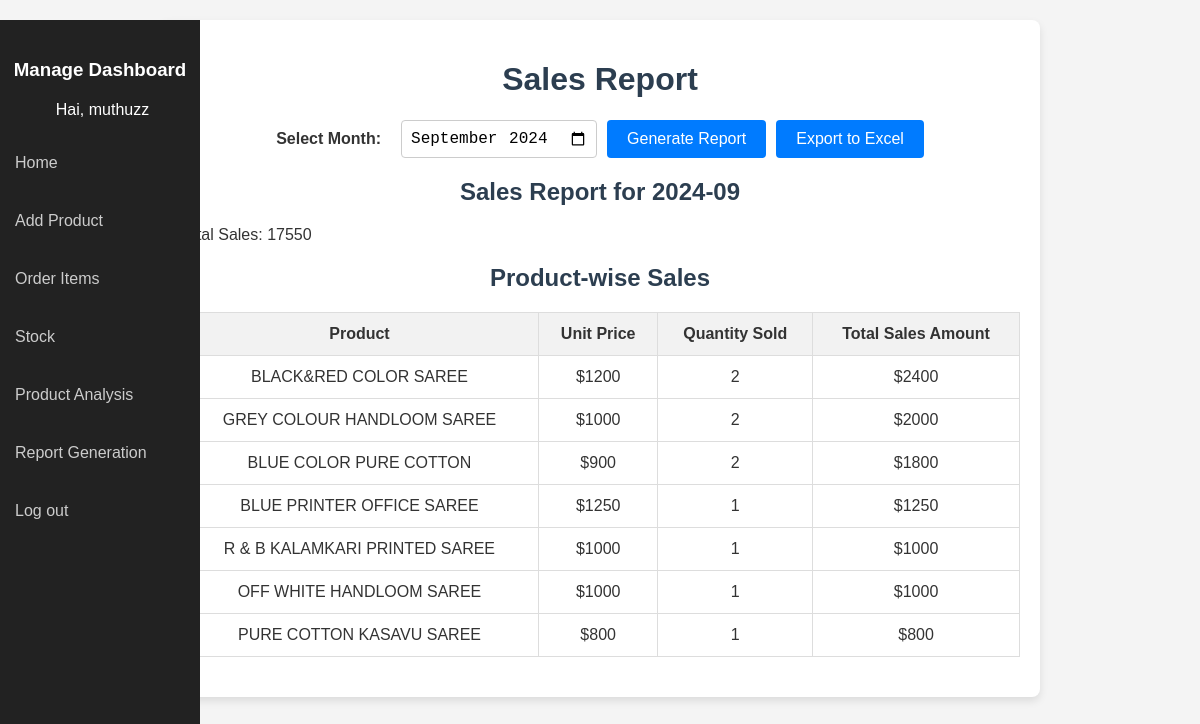
Page /monthly_sales/ (signed in) on the committed database.
### saree/models.py (models this page shows, shortened)
class Product(models.Model):
    name = models.CharField(max_length=255, unique=True)
    description = models.TextField()
    price = models.DecimalField(max_digits=10, decimal_places=2)
    image = models.ImageField(upload_to='productimages/')
    is_active = models.BooleanField(default=True)
    quantity = models.IntegerField(default=0)
    reorderlevel = models.IntegerField(default=0)
    category = models.CharField(max_length=100, default='Uncategorized')
    created_at = models.DateTimeField(auto_now_add=True)

### saree/views.py (the view, shortened to what this page needs)
# urls.py: path('monthly_sales/',views.monthly_sales_report,name='monthly_sales'),
@login_required(login_url=user_login)
def monthly_sales_report(request):
    month = request.GET.get('month', datetime.now().strftime('%Y-%m'))
    year, month = map(int, month.split('-'))
    start_date = datetime(year, month, 1)
    if month < 12:
        end_date = datetime(year, month + 1, 1)
    else:
        end_date = datetime(year + 1, 1, 1)
    orders = Order.objects.filter(created_at__range=[start_date, end_date])
    total_sales = orders.aggregate(total=Sum('total_amount'))['total'] or 0
    order_items = OrderItem.objects.filter(order__in=orders)
    product_sales = order_items.values('product__name').annotate(
        total_quantity=Sum('quantity'),
        total_amount=Sum(F('quantity') * F('product__price'))
    ).order_by('-total_amount')
    for item in product_sales:
        item['unit_price'] = item['total_amount'] / item['total_quantity'] if item['total_quantity'] else 0
    context = {
        'total_sales': total_sales,
        'month': f"{year}-{month:02d}",
        'product_sales': product_sales,
    }
    return render(request, 'monthly_sales.html', context)

### saree/templates/monthly_sales.html (shortened to what this page needs)
<!DOCTYPE html>
<html lang="en">
<head>
</head>
<body>
     <div class="sidebar">
        <h3>Manage Dashboard</h3>
        <div class="user-info">
            {% if user.is_authenticated %}
             Hai, {{ user.username }}
            {% endif %}
        </div>
        <a href="{% url 'adminpage' %}">Home</a>
        <a href="{% url 'admin_add' %}">Add Product</a>
        <a href="{% url 'adminorders' %}">Order Items</a>
        <a href="{% url 'stock' %}">Stock</a>
        <a href="{% url 'sentiment' % }">Product Analysis</a>
        <a href="{% url 'monthly_sales'%}">Report Generation</a>
        <a href="{% url 'user_logout' %}">Log out</a>
    </div>
    <div class="container">
        <h1>Sales Report</h1>
        <form method="GET" action="{% url 'monthly_sales' %}">
            <label for="month">Select Month:</label>
            <input type="month" id="month" name="month" value="{{ month }}">
            <button type="submit">Generate Report</button>
            <button type="submit" name="export" value="true">Export to Excel</button>
        </form>
        <h2>Sales Report for {{ month }}</h2>
        <p>Total Sales: {{ total_sales }}</p>
        <h2>Product-wise Sales</h2>
        <table>
            <thead>
                <tr>
                    <th>Product</th>
                    <th>Unit Price</th>
                    <th>Quantity Sold</th>
                    <th>Total Sales Amount</th>
                </tr>
            </thead>
            <tbody>
                {% for item in product_sales %}
                <tr>
                    <td>{{ item.product__name }}</td>
                    <td>${{ item.unit_price }}</td>
                    <td>{{ item.total_quantity }}</td>
                    <td>${{ item.total_amount }}</td>
                </tr>
                {% empty %}
                <tr>
                    <td colspan="4">No sales data available.</td>
                </tr>
                {% endfor %}
            </tbody>
        </table>
    </div>
</body>
</html>

### saree/templates/monthly_sales.html (style rules this page uses)
body { font-family: Arial, sans-serif; margin: 0; padding: 0; background-color: #f4f4f4; color: #333; }
h1, h2 { color: #2c3e50; text-align: center; }
.container { width: 70%; margin: 0 auto; padding: 20px; background: #fff; border-radius: 8px; box-shadow: 0 4px 8px rgba(0, 0, 0, 0.1); margin-top: 20px; }
form { display: flex; justify-content: center; margin-bottom: 20px; gap: 10px; }
label { margin-right: 10px; font-weight: bold; align-self: center; }
input[type="month"] { padding: 8px; border-radius: 4px; border: 1px solid #ccc; font-size: 16px; }
button { padding: 10px 20px; border: none; border-radius: 4px; background-color: #007bff; color: #fff; font-size: 16px; cursor: pointer; transition: background-color 0.3s ease; }
table { width: 100%; border-collapse: collapse; margin: 20px 0; background-color: #fff; }
table, th, td { border: 1px solid #ddd; }
th, td { padding: 12px; text-align: center; }
th { background-color: #f2f2f2; color: #333; }
.sidebar { width: 200px; background-color: #222; height: 100vh; padding-top: 20px; position: fixed; color: #fff; }
.sidebar h3 { text-align: center; margin-bottom: 20px; }
.sidebar a { display: block; padding: 15px; color: #ccc; text-decoration: none; margin: 10px 0; transition: background 0.3s; }
.sidebar .user-info { margin: 20px; text-align: center; }

### rows in the picture
Product: product__name "BLACK&RED COLOR SAREE", unit_price "1200", total_quantity "2", total_amount "2400"
Product: product__name "GREY COLOUR HANDLOOM SAREE", unit_price "1000", total_quantity "2", total_amount "2000"
Product: product__name "BLUE COLOR PURE COTTON", unit_price "900", total_quantity "2", total_amount "1800"
Product: product__name "BLUE PRINTER OFFICE SAREE", unit_price "1250", total_quantity "1", total_amount "1250"
Product: product__name "R & B KALAMKARI PRINTED SAREE", unit_price "1000", total_quantity "1", total_amount "1000"
Product: product__name "OFF WHITE HANDLOOM SAREE", unit_price "1000", total_quantity "1", total_amount "1000"
Product: product__name "PURE COTTON KASAVU SAREE", unit_price "800", total_quantity "1", total_amount "800"

### other values in the picture
{{ user.username }} "muthuzz"
{{ month }} "2024-09"
{{ total_sales }} "17550"
